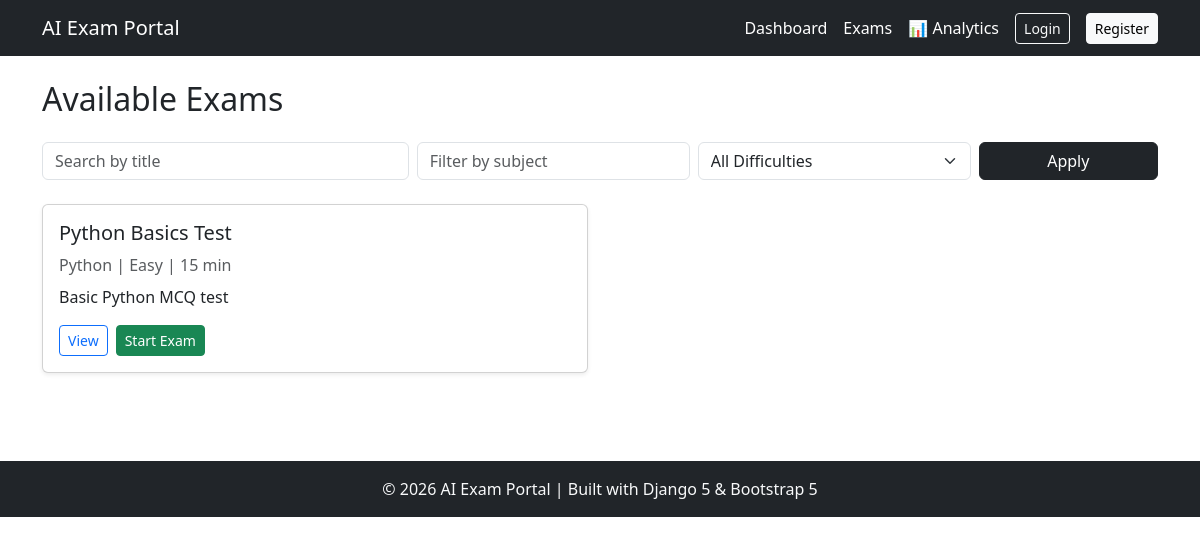
The app's page /exams/ with its own data.
### exams/models.py (models this page shows, shortened)
class Exam(models.Model):
    DIFFICULTY_CHOICES = [
        ('Easy', 'Easy'),
        ('Medium', 'Medium'),
        ('Hard', 'Hard'),
    ]
    title = models.CharField(max_length=200)
    subject = models.CharField(max_length=100)
    description = models.TextField(blank=True)
    duration_minutes = models.PositiveIntegerField(default=30)
    difficulty = models.CharField(
        max_length=10,
        choices=DIFFICULTY_CHOICES
    )
    created_by = models.ForeignKey(
        User,
        on_delete=models.CASCADE
    )
    created_at = models.DateTimeField(
        auto_now_add=True
    )
    class Meta:
        ordering = ['-created_at']

### exams/views.py (the view)
# urls.py: path('', ExamListView.as_view(), name='exam_list'),
class ExamListView(ListView):
    model = Exam
    template_name = "exams/exam_list.html"
    context_object_name = "exams"
    paginate_by = 5
    def get_queryset(self):
        queryset = Exam.objects.all()
        q = self.request.GET.get("q")
        subject = self.request.GET.get("subject")
        difficulty = self.request.GET.get("difficulty")
        if q:
            queryset = queryset.filter(
                title__icontains=q
            )
        if subject:
            queryset = queryset.filter(
                subject__icontains=subject
            )
        if difficulty:
            queryset = queryset.filter(
                difficulty=difficulty
            )
        return queryset

### templates/exams/exam_list.html (shortened to what this page needs)
{% extends 'base.html' %}
{% block content %}
<div class="d-flex justify-content-between align-items-center mb-3">
    <h2>Available Exams</h2>
</div>
<form method="get" class="row g-2 mb-4">
    <div class="col-md-4">
        <input type="text"
               name="q"
               class="form-control"
               placeholder="Search by title"
               value="{{ query|default:'' }}">
    </div>
    <div class="col-md-3">
        <input type="text"
               name="subject"
               class="form-control"
               placeholder="Filter by subject"
               value="{{ subject|default:'' }}">
    </div>
    <div class="col-md-3">
        <select name="difficulty" class="form-select">
            <option value="">All Difficulties</option>
        </select>
    </div>
    <div class="col-md-2">
        <button type="submit" class="btn btn-dark w-100">
            Apply
        </button>
    </div>
</form>
<div class="row">
    {% for exam in page_obj.object_list %}
        <div class="col-md-6 mb-3">
            <div class="card h-100 shadow-sm">
                <div class="card-body">
                    <h5 class="card-title">{{ exam.title }}</h5>
                    <p class="text-muted mb-2">
                        {{ exam.subject }} |
                        {{ exam.difficulty }} |
                        {{ exam.duration_minutes }} min
                    </p>
                    <p>{{ exam.description|truncatechars:100 }}</p>
                    <div class="d-flex gap-2">
                        <a href="{% url 'exam_detail' exam.pk %}"
                           class="btn btn-outline-primary btn-sm">
                            View
                        </a>
                        <a href="{% url 'start_exam' exam.pk %}"
                           class="btn btn-success btn-sm">
                            Start Exam
                        </a>
                    </div>
                </div>
            </div>
        </div>
    {% empty %}
        <div class="col-12">
            <div class="alert alert-warning">
                No exams found.
            </div>
        </div>
    {% endfor %}
</div>
{% endblock %}

### records on screen
Exam: title "Python Basics Test", subject "Python", difficulty "Easy", duration_minutes "15", description "Basic Python MCQ test"
